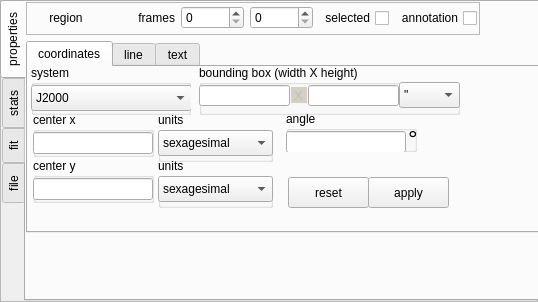
<?xml version="1.0" encoding="UTF-8"?>
<ui version="4.0">
 <class>QtRegionState</class>
 <widget class="QFrame" name="QtRegionState">
  <property name="geometry">
   <rect>
    <x>0</x>
    <y>0</y>
    <width>538</width>
    <height>302</height>
   </rect>
  </property>
  <property name="windowTitle">
   <string>Frame</string>
  </property>
  <property name="toolTip">
   <string>font size</string>
  </property>
  <property name="frameShape">
   <enum>QFrame::StyledPanel</enum>
  </property>
  <property name="frameShadow">
   <enum>QFrame::Raised</enum>
  </property>
  <widget class="QTabWidget" name="categories">
   <property name="geometry">
    <rect>
     <x>0</x>
     <y>0</y>
     <width>541</width>
     <height>301</height>
    </rect>
   </property>
   <property name="tabPosition">
    <enum>QTabWidget::West</enum>
   </property>
   <property name="tabShape">
    <enum>QTabWidget::Rounded</enum>
   </property>
   <property name="currentIndex">
    <number>0</number>
   </property>
   <widget class="QWidget" name="state_tab">
    <attribute name="title">
     <string>properties</string>
    </attribute>
    <widget class="QWidget" name="verticalLayoutWidget">
     <property name="geometry">
      <rect>
       <x>0</x>
       <y>0</y>
       <width>539</width>
       <height>231</height>
      </rect>
     </property>
     <layout class="QVBoxLayout" name="verticalLayout">
      <item>
       <widget class="QFrame" name="frame">
        <property name="sizePolicy">
         <sizepolicy hsizetype="Preferred" vsizetype="Preferred">
          <horstretch>0</horstretch>
          <verstretch>0</verstretch>
         </sizepolicy>
        </property>
        <property name="minimumSize">
         <size>
          <width>0</width>
          <height>33</height>
         </size>
        </property>
        <property name="maximumSize">
         <size>
          <width>454</width>
          <height>16777215</height>
         </size>
        </property>
        <property name="frameShape">
         <enum>QFrame::StyledPanel</enum>
        </property>
        <property name="frameShadow">
         <enum>QFrame::Raised</enum>
        </property>
        <widget class="QWidget" name="layoutWidget">
         <property name="geometry">
          <rect>
           <x>0</x>
           <y>0</y>
           <width>451</width>
           <height>32</height>
          </rect>
         </property>
         <layout class="QHBoxLayout" name="globalStateLayout">
          <item>
           <widget class="QLabel" name="region_type">
            <property name="minimumSize">
             <size>
              <width>80</width>
              <height>0</height>
             </size>
            </property>
            <property name="maximumSize">
             <size>
              <width>80</width>
              <height>16777215</height>
             </size>
            </property>
            <property name="text">
             <string>region</string>
            </property>
            <property name="alignment">
             <set>Qt::AlignCenter</set>
            </property>
           </widget>
          </item>
          <item>
           <widget class="QLabel" name="label">
            <property name="text">
             <string>frames</string>
            </property>
            <property name="alignment">
             <set>Qt::AlignRight|Qt::AlignTrailing|Qt::AlignVCenter</set>
            </property>
           </widget>
          </item>
          <item>
           <widget class="QSpinBox" name="frame_min">
            <property name="maximum">
             <number>99</number>
            </property>
           </widget>
          </item>
          <item>
           <widget class="QSpinBox" name="frame_max"/>
          </item>
          <item>
           <widget class="QCheckBox" name="region_mark">
            <property name="toolTip">
             <string>mark for later operations</string>
            </property>
            <property name="layoutDirection">
             <enum>Qt::RightToLeft</enum>
            </property>
            <property name="text">
             <string>selected</string>
            </property>
           </widget>
          </item>
          <item>
           <widget class="QCheckBox" name="region_annotation">
            <property name="toolTip">
             <string>mark this region as an annotation
(which does not participate in calculations)</string>
            </property>
            <property name="layoutDirection">
             <enum>Qt::RightToLeft</enum>
            </property>
            <property name="text">
             <string>annotation</string>
            </property>
           </widget>
          </item>
         </layout>
        </widget>
       </widget>
      </item>
      <item>
       <widget class="QTabWidget" name="states">
        <property name="currentIndex">
         <number>0</number>
        </property>
        <widget class="QWidget" name="coordinateTab">
         <attribute name="title">
          <string>coordinates</string>
         </attribute>
         <widget class="QGroupBox" name="coordinate_system_box">
          <property name="geometry">
           <rect>
            <x>3</x>
            <y>-2</y>
            <width>160</width>
            <height>50</height>
           </rect>
          </property>
          <property name="minimumSize">
           <size>
            <width>160</width>
            <height>50</height>
           </size>
          </property>
          <property name="title">
           <string>system</string>
          </property>
          <property name="flat">
           <bool>true</bool>
          </property>
          <widget class="QComboBox" name="coordinate_system">
           <property name="geometry">
            <rect>
             <x>0</x>
             <y>20</y>
             <width>161</width>
             <height>26</height>
            </rect>
           </property>
           <item>
            <property name="text">
             <string>J2000</string>
            </property>
           </item>
           <item>
            <property name="text">
             <string>B1950</string>
            </property>
           </item>
           <item>
            <property name="text">
             <string>galactic</string>
            </property>
           </item>
           <item>
            <property name="text">
             <string>super galactic</string>
            </property>
           </item>
           <item>
            <property name="text">
             <string>ecliptic</string>
            </property>
           </item>
          </widget>
         </widget>
         <widget class="QGroupBox" name="x_units_box">
          <property name="geometry">
           <rect>
            <x>130</x>
            <y>45</y>
            <width>115</width>
            <height>50</height>
           </rect>
          </property>
          <property name="minimumSize">
           <size>
            <width>100</width>
            <height>50</height>
           </size>
          </property>
          <property name="title">
           <string>units</string>
          </property>
          <property name="flat">
           <bool>true</bool>
          </property>
          <widget class="QComboBox" name="x_units">
           <property name="geometry">
            <rect>
             <x>0</x>
             <y>18</y>
             <width>115</width>
             <height>26</height>
            </rect>
           </property>
           <property name="currentIndex">
            <number>2</number>
           </property>
           <item>
            <property name="text">
             <string>radians</string>
            </property>
           </item>
           <item>
            <property name="text">
             <string>degrees</string>
            </property>
           </item>
           <item>
            <property name="text">
             <string>sexagesimal</string>
            </property>
           </item>
           <item>
            <property name="text">
             <string>pixel</string>
            </property>
           </item>
          </widget>
          <widget class="QGroupBox" name="x_units_box_2">
           <property name="geometry">
            <rect>
             <x>0</x>
             <y>50</y>
             <width>100</width>
             <height>50</height>
            </rect>
           </property>
           <property name="minimumSize">
            <size>
             <width>100</width>
             <height>50</height>
            </size>
           </property>
           <property name="title">
            <string>units</string>
           </property>
           <property name="flat">
            <bool>true</bool>
           </property>
           <widget class="QComboBox" name="coordinate_units_2">
            <property name="geometry">
             <rect>
              <x>0</x>
              <y>20</y>
              <width>101</width>
              <height>26</height>
             </rect>
            </property>
            <item>
             <property name="text">
              <string>radians</string>
             </property>
            </item>
            <item>
             <property name="text">
              <string>degrees</string>
             </property>
            </item>
            <item>
             <property name="text">
              <string>H:M:S</string>
             </property>
            </item>
            <item>
             <property name="text">
              <string>D.M.S</string>
             </property>
            </item>
           </widget>
          </widget>
         </widget>
         <widget class="QGroupBox" name="groupBox_3">
          <property name="geometry">
           <rect>
            <x>5</x>
            <y>45</y>
            <width>121</width>
            <height>45</height>
           </rect>
          </property>
          <property name="title">
           <string>center x</string>
          </property>
          <property name="flat">
           <bool>true</bool>
          </property>
          <widget class="QLineEdit" name="center_x">
           <property name="geometry">
            <rect>
             <x>0</x>
             <y>20</y>
             <width>120</width>
             <height>22</height>
            </rect>
           </property>
          </widget>
         </widget>
         <widget class="QGroupBox" name="groupBox_4">
          <property name="geometry">
           <rect>
            <x>5</x>
            <y>91</y>
            <width>121</width>
            <height>45</height>
           </rect>
          </property>
          <property name="title">
           <string notr="true">center y</string>
          </property>
          <property name="flat">
           <bool>true</bool>
          </property>
          <widget class="QLineEdit" name="center_y">
           <property name="geometry">
            <rect>
             <x>0</x>
             <y>20</y>
             <width>120</width>
             <height>22</height>
            </rect>
           </property>
          </widget>
         </widget>
         <widget class="QGroupBox" name="coordinate_angle_box">
          <property name="geometry">
           <rect>
            <x>258</x>
            <y>44</y>
            <width>131</width>
            <height>41</height>
           </rect>
          </property>
          <property name="title">
           <string>angle</string>
          </property>
          <property name="flat">
           <bool>true</bool>
          </property>
          <widget class="QLineEdit" name="center_angle">
           <property name="geometry">
            <rect>
             <x>0</x>
             <y>20</y>
             <width>120</width>
             <height>22</height>
            </rect>
           </property>
          </widget>
          <widget class="QLabel" name="center_angle_degrees">
           <property name="geometry">
            <rect>
             <x>122</x>
             <y>20</y>
             <width>21</width>
             <height>16</height>
            </rect>
           </property>
           <property name="font">
            <font>
             <pointsize>18</pointsize>
            </font>
           </property>
           <property name="text">
            <string>°</string>
           </property>
          </widget>
         </widget>
         <widget class="QPushButton" name="coordinates_apply">
          <property name="geometry">
           <rect>
            <x>340</x>
            <y>110</y>
            <width>81</width>
            <height>31</height>
           </rect>
          </property>
          <property name="toolTip">
           <string>apply coordinate changes</string>
          </property>
          <property name="text">
           <string>apply</string>
          </property>
         </widget>
         <widget class="QPushButton" name="coordinates_reset">
          <property name="geometry">
           <rect>
            <x>260</x>
            <y>110</y>
            <width>81</width>
            <height>31</height>
           </rect>
          </property>
          <property name="toolTip">
           <string>reset unapplied coordinate changes</string>
          </property>
          <property name="text">
           <string>reset</string>
          </property>
         </widget>
         <widget class="QGroupBox" name="y_units_box">
          <property name="geometry">
           <rect>
            <x>130</x>
            <y>91</y>
            <width>115</width>
            <height>50</height>
           </rect>
          </property>
          <property name="minimumSize">
           <size>
            <width>100</width>
            <height>50</height>
           </size>
          </property>
          <property name="title">
           <string>units</string>
          </property>
          <property name="flat">
           <bool>true</bool>
          </property>
          <widget class="QComboBox" name="y_units">
           <property name="geometry">
            <rect>
             <x>0</x>
             <y>18</y>
             <width>115</width>
             <height>26</height>
            </rect>
           </property>
           <property name="currentIndex">
            <number>2</number>
           </property>
           <item>
            <property name="text">
             <string>radians</string>
            </property>
           </item>
           <item>
            <property name="text">
             <string>degrees</string>
            </property>
           </item>
           <item>
            <property name="text">
             <string>sexagesimal</string>
            </property>
           </item>
           <item>
            <property name="text">
             <string>pixel</string>
            </property>
           </item>
          </widget>
         </widget>
         <widget class="QGroupBox" name="bounding_box_dimensions">
          <property name="geometry">
           <rect>
            <x>171</x>
            <y>-2</y>
            <width>261</width>
            <height>50</height>
           </rect>
          </property>
          <property name="minimumSize">
           <size>
            <width>180</width>
            <height>50</height>
           </size>
          </property>
          <property name="title">
           <string>bounding box (width X height)</string>
          </property>
          <property name="flat">
           <bool>true</bool>
          </property>
          <widget class="QLineEdit" name="bounding_box_vs">
           <property name="enabled">
            <bool>false</bool>
           </property>
           <property name="geometry">
            <rect>
             <x>92</x>
             <y>22</y>
             <width>16</width>
             <height>16</height>
            </rect>
           </property>
           <property name="palette">
            <palette>
             <active>
              <colorrole role="Base">
               <brush brushstyle="SolidPattern">
                <color alpha="255">
                 <red>232</red>
                 <green>232</green>
                 <blue>232</blue>
                </color>
               </brush>
              </colorrole>
             </active>
             <inactive>
              <colorrole role="Base">
               <brush brushstyle="SolidPattern">
                <color alpha="255">
                 <red>232</red>
                 <green>232</green>
                 <blue>232</blue>
                </color>
               </brush>
              </colorrole>
             </inactive>
             <disabled>
              <colorrole role="Base">
               <brush brushstyle="SolidPattern">
                <color alpha="255">
                 <red>212</red>
                 <green>208</green>
                 <blue>200</blue>
                </color>
               </brush>
              </colorrole>
             </disabled>
            </palette>
           </property>
           <property name="font">
            <font>
             <pointsize>10</pointsize>
            </font>
           </property>
           <property name="acceptDrops">
            <bool>false</bool>
           </property>
           <property name="text">
            <string>X</string>
           </property>
           <property name="maxLength">
            <number>50</number>
           </property>
           <property name="frame">
            <bool>false</bool>
           </property>
           <property name="alignment">
            <set>Qt::AlignCenter</set>
           </property>
           <property name="readOnly">
            <bool>true</bool>
           </property>
          </widget>
          <widget class="QComboBox" name="dim_units">
           <property name="geometry">
            <rect>
             <x>200</x>
             <y>17</y>
             <width>61</width>
             <height>26</height>
            </rect>
           </property>
           <property name="currentIndex">
            <number>2</number>
           </property>
           <item>
            <property name="text">
             <string>rad</string>
            </property>
           </item>
           <item>
            <property name="text">
             <string>°</string>
            </property>
           </item>
           <item>
            <property name="text">
             <string>&quot;</string>
            </property>
           </item>
           <item>
            <property name="text">
             <string>'</string>
            </property>
           </item>
           <item>
            <property name="text">
             <string>pix</string>
            </property>
           </item>
          </widget>
          <widget class="QLineEdit" name="bounding_width">
           <property name="geometry">
            <rect>
             <x>0</x>
             <y>20</y>
             <width>91</width>
             <height>21</height>
            </rect>
           </property>
           <property name="alignment">
            <set>Qt::AlignRight|Qt::AlignTrailing|Qt::AlignVCenter</set>
           </property>
          </widget>
          <widget class="QLineEdit" name="bounding_height">
           <property name="geometry">
            <rect>
             <x>109</x>
             <y>20</y>
             <width>91</width>
             <height>21</height>
            </rect>
           </property>
          </widget>
         </widget>
        </widget>
        <widget class="QWidget" name="lineTab">
         <attribute name="title">
          <string>line</string>
         </attribute>
         <widget class="QGroupBox" name="groupBox_8">
          <property name="geometry">
           <rect>
            <x>0</x>
            <y>0</y>
            <width>161</width>
            <height>50</height>
           </rect>
          </property>
          <property name="minimumSize">
           <size>
            <width>120</width>
            <height>50</height>
           </size>
          </property>
          <property name="title">
           <string>color</string>
          </property>
          <property name="flat">
           <bool>true</bool>
          </property>
          <widget class="QComboBox" name="line_color">
           <property name="geometry">
            <rect>
             <x>0</x>
             <y>20</y>
             <width>161</width>
             <height>26</height>
            </rect>
           </property>
           <property name="currentIndex">
            <number>3</number>
           </property>
           <item>
            <property name="text">
             <string>black</string>
            </property>
           </item>
           <item>
            <property name="text">
             <string>white</string>
            </property>
           </item>
           <item>
            <property name="text">
             <string>red</string>
            </property>
           </item>
           <item>
            <property name="text">
             <string>green</string>
            </property>
           </item>
           <item>
            <property name="text">
             <string>blue</string>
            </property>
           </item>
           <item>
            <property name="text">
             <string>cyan</string>
            </property>
           </item>
           <item>
            <property name="text">
             <string>magenta</string>
            </property>
           </item>
           <item>
            <property name="text">
             <string>yellow</string>
            </property>
           </item>
           <item>
            <property name="text">
             <string>gray</string>
            </property>
           </item>
          </widget>
         </widget>
         <widget class="QGroupBox" name="groupBox_9">
          <property name="geometry">
           <rect>
            <x>170</x>
            <y>0</y>
            <width>61</width>
            <height>50</height>
           </rect>
          </property>
          <property name="minimumSize">
           <size>
            <width>26</width>
            <height>50</height>
           </size>
          </property>
          <property name="title">
           <string>width</string>
          </property>
          <property name="flat">
           <bool>true</bool>
          </property>
          <widget class="QSpinBox" name="line_width">
           <property name="geometry">
            <rect>
             <x>0</x>
             <y>20</y>
             <width>57</width>
             <height>25</height>
            </rect>
           </property>
           <property name="minimum">
            <number>1</number>
           </property>
           <property name="maximum">
            <number>10</number>
           </property>
          </widget>
         </widget>
         <widget class="QGroupBox" name="groupBox_10">
          <property name="geometry">
           <rect>
            <x>240</x>
            <y>0</y>
            <width>120</width>
            <height>50</height>
           </rect>
          </property>
          <property name="minimumSize">
           <size>
            <width>120</width>
            <height>50</height>
           </size>
          </property>
          <property name="title">
           <string>style</string>
          </property>
          <property name="flat">
           <bool>true</bool>
          </property>
          <widget class="QComboBox" name="line_style">
           <property name="geometry">
            <rect>
             <x>0</x>
             <y>20</y>
             <width>115</width>
             <height>26</height>
            </rect>
           </property>
           <item>
            <property name="text">
             <string>solid</string>
            </property>
           </item>
           <item>
            <property name="text">
             <string>dashed</string>
            </property>
           </item>
           <item>
            <property name="text">
             <string>dotted</string>
            </property>
           </item>
          </widget>
         </widget>
        </widget>
        <widget class="QWidget" name="textTab">
         <attribute name="title">
          <string>text</string>
         </attribute>
         <widget class="QGroupBox" name="groupBox_5">
          <property name="geometry">
           <rect>
            <x>0</x>
            <y>-3</y>
            <width>281</width>
            <height>41</height>
           </rect>
          </property>
          <property name="title">
           <string>value</string>
          </property>
          <property name="flat">
           <bool>true</bool>
          </property>
          <widget class="QLineEdit" name="text">
           <property name="geometry">
            <rect>
             <x>0</x>
             <y>20</y>
             <width>281</width>
             <height>22</height>
            </rect>
           </property>
          </widget>
         </widget>
         <widget class="QGroupBox" name="groupBox_6">
          <property name="geometry">
           <rect>
            <x>290</x>
            <y>-3</y>
            <width>151</width>
            <height>50</height>
           </rect>
          </property>
          <property name="minimumSize">
           <size>
            <width>120</width>
            <height>50</height>
           </size>
          </property>
          <property name="title">
           <string>color</string>
          </property>
          <property name="flat">
           <bool>true</bool>
          </property>
          <widget class="QComboBox" name="text_color">
           <property name="geometry">
            <rect>
             <x>0</x>
             <y>18</y>
             <width>151</width>
             <height>26</height>
            </rect>
           </property>
           <property name="currentIndex">
            <number>3</number>
           </property>
           <item>
            <property name="text">
             <string>black</string>
            </property>
           </item>
           <item>
            <property name="text">
             <string>white</string>
            </property>
           </item>
           <item>
            <property name="text">
             <string>red</string>
            </property>
           </item>
           <item>
            <property name="text">
             <string>green</string>
            </property>
           </item>
           <item>
            <property name="text">
             <string>blue</string>
            </property>
           </item>
           <item>
            <property name="text">
             <string>cyan</string>
            </property>
           </item>
           <item>
            <property name="text">
             <string>magenta</string>
            </property>
           </item>
           <item>
            <property name="text">
             <string>yellow</string>
            </property>
           </item>
           <item>
            <property name="text">
             <string>gray</string>
            </property>
           </item>
           <item>
            <property name="text">
             <string>custom</string>
            </property>
           </item>
          </widget>
         </widget>
         <widget class="QGroupBox" name="groupBox_7">
          <property name="geometry">
           <rect>
            <x>0</x>
            <y>37</y>
            <width>441</width>
            <height>50</height>
           </rect>
          </property>
          <property name="minimumSize">
           <size>
            <width>120</width>
            <height>50</height>
           </size>
          </property>
          <property name="title">
           <string>font</string>
          </property>
          <property name="flat">
           <bool>true</bool>
          </property>
          <widget class="QFontComboBox" name="font_name">
           <property name="geometry">
            <rect>
             <x>0</x>
             <y>20</y>
             <width>361</width>
             <height>26</height>
            </rect>
           </property>
           <property name="toolTip">
            <string>font name</string>
           </property>
          </widget>
          <widget class="QSpinBox" name="font_size">
           <property name="geometry">
            <rect>
             <x>374</x>
             <y>20</y>
             <width>63</width>
             <height>25</height>
            </rect>
           </property>
           <property name="minimum">
            <number>7</number>
           </property>
           <property name="value">
            <number>11</number>
           </property>
          </widget>
         </widget>
         <widget class="QWidget" name="horizontalLayoutWidget">
          <property name="geometry">
           <rect>
            <x>6</x>
            <y>83</y>
            <width>112</width>
            <height>31</height>
           </rect>
          </property>
          <layout class="QHBoxLayout" name="horizontalLayout">
           <item>
            <widget class="QCheckBox" name="font_bold">
             <property name="text">
              <string>bold</string>
             </property>
            </widget>
           </item>
           <item>
            <widget class="QCheckBox" name="font_italic">
             <property name="text">
              <string>italic</string>
             </property>
            </widget>
           </item>
          </layout>
         </widget>
         <widget class="QDial" name="text_position">
          <property name="geometry">
           <rect>
            <x>130</x>
            <y>81</y>
            <width>31</width>
            <height>31</height>
           </rect>
          </property>
          <property name="sizePolicy">
           <sizepolicy hsizetype="Fixed" vsizetype="Fixed">
            <horstretch>0</horstretch>
            <verstretch>0</verstretch>
           </sizepolicy>
          </property>
          <property name="toolTip">
           <string>text position</string>
          </property>
          <property name="minimum">
           <number>0</number>
          </property>
          <property name="maximum">
           <number>4</number>
          </property>
          <property name="sliderPosition">
           <number>2</number>
          </property>
          <property name="orientation">
           <enum>Qt::Horizontal</enum>
          </property>
          <property name="invertedAppearance">
           <bool>false</bool>
          </property>
          <property name="invertedControls">
           <bool>false</bool>
          </property>
          <property name="wrapping">
           <bool>true</bool>
          </property>
          <property name="notchTarget">
           <double>3.700000000000000</double>
          </property>
          <property name="notchesVisible">
           <bool>false</bool>
          </property>
         </widget>
         <widget class="QSpinBox" name="y_off">
          <property name="geometry">
           <rect>
            <x>229</x>
            <y>84</y>
            <width>57</width>
            <height>25</height>
           </rect>
          </property>
          <property name="toolTip">
           <string>y offset delta</string>
          </property>
          <property name="minimum">
           <number>-999</number>
          </property>
          <property name="maximum">
           <number>999</number>
          </property>
          <property name="singleStep">
           <number>10</number>
          </property>
         </widget>
         <widget class="QSpinBox" name="x_off">
          <property name="geometry">
           <rect>
            <x>170</x>
            <y>84</y>
            <width>57</width>
            <height>25</height>
           </rect>
          </property>
          <property name="toolTip">
           <string>x offset delta</string>
          </property>
          <property name="minimum">
           <number>-999</number>
          </property>
          <property name="maximum">
           <number>999</number>
          </property>
          <property name="singleStep">
           <number>10</number>
          </property>
         </widget>
        </widget>
       </widget>
      </item>
     </layout>
    </widget>
   </widget>
   <widget class="QWidget" name="statistics_tab">
    <attribute name="title">
     <string>stats</string>
    </attribute>
    <widget class="QStackedWidget" name="statistics_group">
     <property name="geometry">
      <rect>
       <x>-5</x>
       <y>0</y>
       <width>458</width>
       <height>235</height>
      </rect>
     </property>
     <property name="minimumSize">
      <size>
       <width>455</width>
       <height>0</height>
      </size>
     </property>
     <property name="currentIndex">
      <number>-1</number>
     </property>
    </widget>
   </widget>
   <widget class="QWidget" name="imfit_tab">
    <property name="enabled">
     <bool>true</bool>
    </property>
    <attribute name="title">
     <string>fit</string>
    </attribute>
    <widget class="QStackedWidget" name="centers_group">
     <property name="geometry">
      <rect>
       <x>-4</x>
       <y>-1</y>
       <width>471</width>
       <height>171</height>
      </rect>
     </property>
     <property name="currentIndex">
      <number>-1</number>
     </property>
    </widget>
    <widget class="QWidget" name="horizontalLayoutWidget_2">
     <property name="geometry">
      <rect>
       <x>10</x>
       <y>180</y>
       <width>250</width>
       <height>27</height>
      </rect>
     </property>
     <layout class="QHBoxLayout" name="horizontalLayout_3">
      <item>
       <widget class="QPushButton" name="imfit_fit">
        <property name="text">
         <string>gaussfit</string>
        </property>
       </widget>
      </item>
      <item>
       <widget class="QCheckBox" name="skycomp_chk">
        <property name="text">
         <string>sky component</string>
        </property>
        <property name="checked">
         <bool>true</bool>
        </property>
       </widget>
      </item>
      <item>
       <spacer name="horizontalSpacer">
        <property name="orientation">
         <enum>Qt::Horizontal</enum>
        </property>
        <property name="sizeHint" stdset="0">
         <size>
          <width>40</width>
          <height>20</height>
         </size>
        </property>
       </spacer>
      </item>
     </layout>
    </widget>
   </widget>
   <widget class="QWidget" name="tab">
    <attribute name="title">
     <string>file</string>
    </attribute>
    <widget class="QTabWidget" name="file_tab">
     <property name="geometry">
      <rect>
       <x>0</x>
       <y>0</y>
       <width>451</width>
       <height>230</height>
      </rect>
     </property>
     <property name="currentIndex">
      <number>0</number>
     </property>
     <widget class="QWidget" name="tab_2">
      <attribute name="title">
       <string>save</string>
      </attribute>
      <widget class="QGroupBox" name="save_file_name">
       <property name="geometry">
        <rect>
         <x>0</x>
         <y>0</y>
         <width>441</width>
         <height>51</height>
        </rect>
       </property>
       <property name="title">
        <string>file name</string>
       </property>
       <property name="flat">
        <bool>true</bool>
       </property>
       <widget class="QLineEdit" name="save_filename">
        <property name="geometry">
         <rect>
          <x>1</x>
          <y>23</y>
          <width>361</width>
          <height>22</height>
         </rect>
        </property>
       </widget>
       <widget class="QPushButton" name="save_file_name_browse">
        <property name="geometry">
         <rect>
          <x>362</x>
          <y>20</y>
          <width>81</width>
          <height>32</height>
         </rect>
        </property>
        <property name="text">
         <string>browse</string>
        </property>
       </widget>
      </widget>
      <widget class="QGroupBox" name="groupBox_11">
       <property name="geometry">
        <rect>
         <x>0</x>
         <y>50</y>
         <width>171</width>
         <height>51</height>
        </rect>
       </property>
       <property name="title">
        <string>file format</string>
       </property>
       <property name="flat">
        <bool>true</bool>
       </property>
       <widget class="QComboBox" name="save_file_type">
        <property name="geometry">
         <rect>
          <x>-2</x>
          <y>20</y>
          <width>161</width>
          <height>26</height>
         </rect>
        </property>
        <item>
         <property name="text">
          <string>CASA region file</string>
         </property>
        </item>
        <item>
         <property name="text">
          <string>DS9 region file</string>
         </property>
        </item>
       </widget>
      </widget>
      <widget class="QPushButton" name="save_now">
       <property name="geometry">
        <rect>
         <x>327</x>
         <y>120</y>
         <width>114</width>
         <height>31</height>
        </rect>
       </property>
       <property name="toolTip">
        <string>save region(s) to file...</string>
       </property>
       <property name="text">
        <string>save now</string>
       </property>
      </widget>
      <widget class="QGroupBox" name="groupBox">
       <property name="geometry">
        <rect>
         <x>190</x>
         <y>50</y>
         <width>151</width>
         <height>81</height>
        </rect>
       </property>
       <property name="title">
        <string>output contents</string>
       </property>
       <property name="flat">
        <bool>true</bool>
       </property>
       <widget class="QRadioButton" name="save_current_region">
        <property name="geometry">
         <rect>
          <x>6</x>
          <y>20</y>
          <width>121</width>
          <height>20</height>
         </rect>
        </property>
        <property name="text">
         <string>current region</string>
        </property>
        <property name="checked">
         <bool>true</bool>
        </property>
       </widget>
       <widget class="QRadioButton" name="save_marked_regions">
        <property name="geometry">
         <rect>
          <x>6</x>
          <y>40</y>
          <width>151</width>
          <height>20</height>
         </rect>
        </property>
        <property name="text">
         <string>all selected regions</string>
        </property>
       </widget>
       <widget class="QRadioButton" name="save_all_regions">
        <property name="geometry">
         <rect>
          <x>6</x>
          <y>60</y>
          <width>102</width>
          <height>20</height>
         </rect>
        </property>
        <property name="text">
         <string>all regions</string>
        </property>
       </widget>
      </widget>
      <widget class="QGroupBox" name="csys_box">
       <property name="geometry">
        <rect>
         <x>0</x>
         <y>100</y>
         <width>171</width>
         <height>51</height>
        </rect>
       </property>
       <property name="title">
        <string>coordinate system</string>
       </property>
       <property name="flat">
        <bool>true</bool>
       </property>
       <widget class="QComboBox" name="save_csys_type">
        <property name="geometry">
         <rect>
          <x>-2</x>
          <y>20</y>
          <width>161</width>
          <height>26</height>
         </rect>
        </property>
        <item>
         <property name="text">
          <string>pixel</string>
         </property>
        </item>
        <item>
         <property name="text">
          <string>j2000</string>
         </property>
        </item>
        <item>
         <property name="text">
          <string>b1950</string>
         </property>
        </item>
       </widget>
      </widget>
     </widget>
     <widget class="QWidget" name="tab_3">
      <attribute name="title">
       <string>load</string>
      </attribute>
      <widget class="QGroupBox" name="load_file_name">
       <property name="geometry">
        <rect>
         <x>0</x>
         <y>0</y>
         <width>441</width>
         <height>51</height>
        </rect>
       </property>
       <property name="title">
        <string>file name</string>
       </property>
       <property name="flat">
        <bool>true</bool>
       </property>
       <widget class="QLineEdit" name="load_filename">
        <property name="geometry">
         <rect>
          <x>1</x>
          <y>23</y>
          <width>361</width>
          <height>22</height>
         </rect>
        </property>
       </widget>
       <widget class="QPushButton" name="load_file_name_browse">
        <property name="geometry">
         <rect>
          <x>362</x>
          <y>20</y>
          <width>81</width>
          <height>32</height>
         </rect>
        </property>
        <property name="text">
         <string>browse</string>
        </property>
       </widget>
      </widget>
      <widget class="QGroupBox" name="groupBox_12">
       <property name="geometry">
        <rect>
         <x>0</x>
         <y>50</y>
         <width>171</width>
         <height>51</height>
        </rect>
       </property>
       <property name="title">
        <string>file format</string>
       </property>
       <property name="flat">
        <bool>true</bool>
       </property>
       <widget class="QComboBox" name="load_file_type">
        <property name="geometry">
         <rect>
          <x>-2</x>
          <y>20</y>
          <width>161</width>
          <height>26</height>
         </rect>
        </property>
        <item>
         <property name="text">
          <string>CASA region file</string>
         </property>
        </item>
        <item>
         <property name="text">
          <string>DS9 region file</string>
         </property>
        </item>
       </widget>
      </widget>
      <widget class="QPushButton" name="load_now">
       <property name="geometry">
        <rect>
         <x>210</x>
         <y>70</y>
         <width>114</width>
         <height>31</height>
        </rect>
       </property>
       <property name="toolTip">
        <string>load region(s) from file...</string>
       </property>
       <property name="text">
        <string>load now</string>
       </property>
      </widget>
     </widget>
    </widget>
   </widget>
  </widget>
 </widget>
 <resources/>
 <connections/>
</ui>
